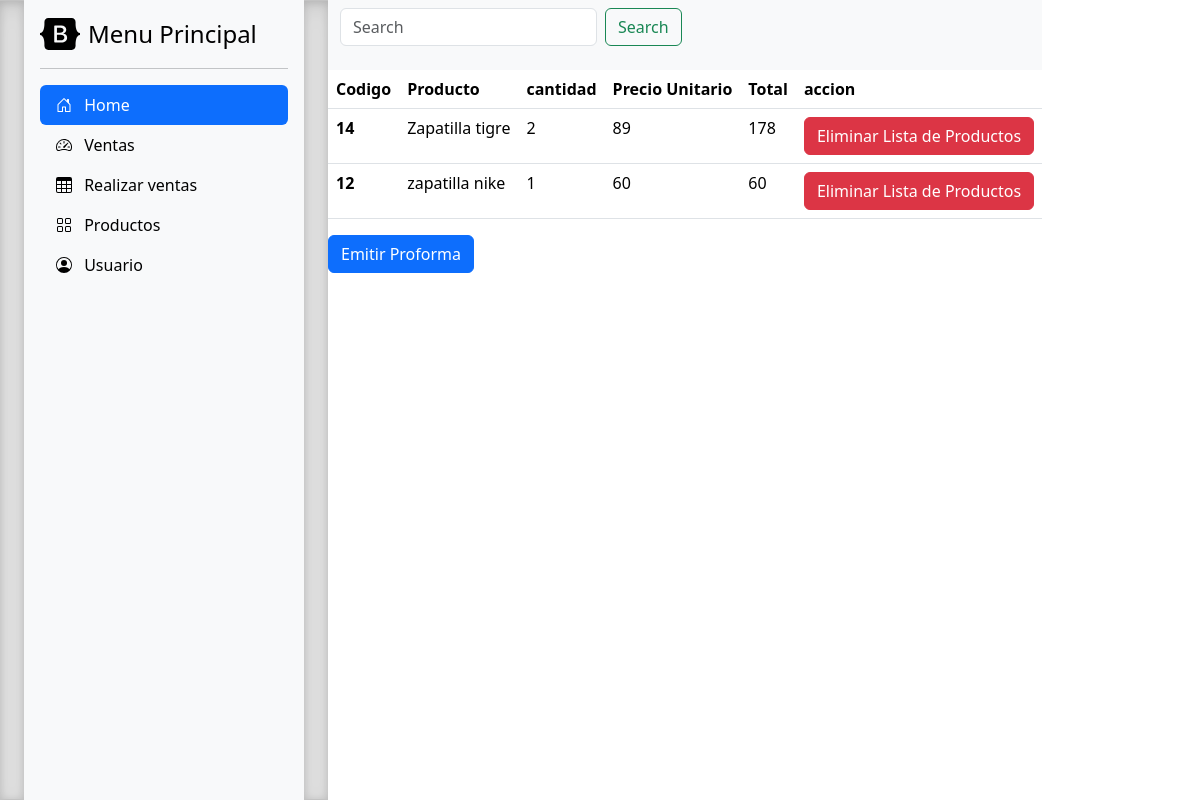
/ventas/, run on the app's committed database.
### ventas/models.py (models this page shows, shortened)
class venta(models.Model):
    codigo = models.CharField(max_length=200, unique=False, null=True, blank=True)
    producto = models.CharField(max_length=200, unique=False, null=True, blank=True)
    cantidad = models.IntegerField()
    PrecioUnitario = models.IntegerField()
    total = models.IntegerField()
    class Meta:
        verbose_name='venta'
        verbose_name_plural ='ventas'

### ventas/views.py (the view)
# urls.py: path('ventas/', views.ventas_view, name="ventas"),
def ventas_view(request):
    ventas = venta.objects.all()
    context = {'ventas' : ventas,
               }
    return render(request, 'ventas.html', context)

### ventas/templates/ventas.html (shortened to what this page needs)
{% extends "base.html" %}
{% block content %}
<!DOCTYPE html>
<html lang="en">
<head>
        <link href="https://cdn.jsdelivr.net/npm/bootstrap@5.3.2/dist/css/bootstrap.min.css" rel="stylesheet">
</head>
<body>
    <div>
    <nav class="navbar bg-body-tertiary">
        <div class="container-fluid">
          <form class="d-flex" role="search">
            <input class="form-control me-2" type="search" placeholder="Search" aria-label="Search">
            <button class="btn btn-outline-success" type="submit">Search</button>
          </form>
        </div>
      </nav>
      <table class="table table table-hover">
        <thead>
          <tr>
            <th scope="col">Codigo</th>
            <th scope="col">Producto</th>
            <th scope="col">cantidad </th>
            <th scope="col">Precio Unitario</th>
            <th scope="col">Total</th>
            <th scope='col'>accion</th>
          </tr>
        </thead>
        <tbody>
          {% for i in ventas %}
          <tr>
            <th>{{i.codigo}}</th>
            <td>{{i.producto}}</td>
            <td>{{i.cantidad}}</td>
            <td>{{i.PrecioUnitario}}</td>
            <td>{{i.total}}</td>
            <td><a href="{% url 'eliminar_productos' %}" class="btn btn-danger">Eliminar Lista de Productos</a></td>
          </tr>
          {% endfor %}
        </tbody>
      </table>
        <a href="{% url 'proforma' %}" class="btn btn-primary" tabindex="-1" role="button" aria-disabled="true">Emitir Proforma</a>
    </div>
</body>
</html>
{% endblock %}

### miapp/style.css (style rules this page uses)
body { min-height: 100vh; min-height: -webkit-fill-available; }
html { height: -webkit-fill-available; }

### data on the page
venta: codigo "14", producto "Zapatilla tigre", cantidad "2", PrecioUnitario "89", total "178"
venta: codigo "12", producto "zapatilla nike", cantidad "1", PrecioUnitario "60", total "60"
